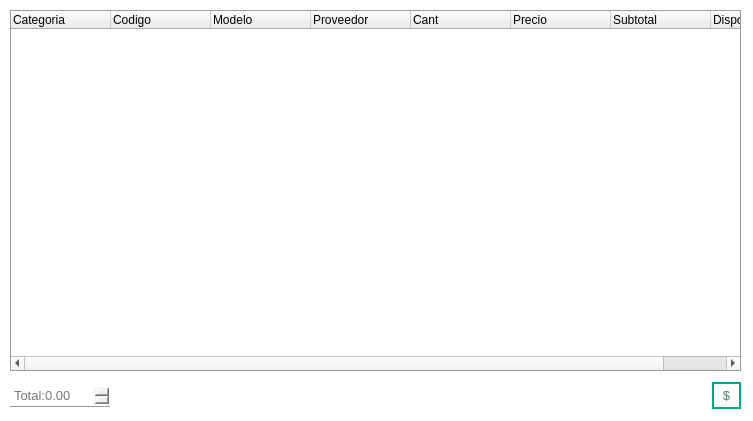
<?xml version="1.0" encoding="UTF-8"?>
<ui version="4.0">
    <class>Dialog</class>
    <widget class="QDialog" name="Dialog" key="0366120810cc6b2d9b47b57e1d2f7cce">
        <property name="geometry">
            <rect>
                <x>0</x>
                <y>0</y>
                <width>753</width>
                <height>421</height>
            </rect>
        </property>
        <property name="windowTitle">
            <string>Carrito</string>
        </property>
        <property name="styleSheet">
            <string notr="true">QMainWindow, QDialog{
                background-color: rgb(255, 255, 255);
                }

                /**** QPushButton (enabled) ****/
                QPushButton
                {
                background-color: rgb(85, 170, 255);
                font: 10pt;
                color: rgb(255, 255, 255);
                padding: 4px 8px;
                border: 2px solid rgb(85, 170, 255);
                border-radius: 8px;
                padding: 5px;
                }

                QPushButton:hover
                {
                background-color: rgb(0, 121, 182);
                border: 2px solid rgb(66, 133, 199);
                }

                QPushButton:pressed
                {
                border:3px solid rgb(66, 133, 199);
                padding: -1px 1px 1px 1px;
                }

                /******* QLabel ***********/
                QLabel{
                color: rgb(120, 120, 120)
                }
                labelHab1:hover{
                color: rgb(120, 0, 0)
                }

                /*******QLineEdit************/
                QTextEdit {
                font: 10pt;
                color: rgb(120, 120, 120);
                border: 1px solid rgb(156, 156, 156);
                border-radius: 0px;
                padding: 2px;
                }
                QLineEdit, QDateEdit, QDoubleSpinBox, QSpinBox{
                font: 10pt;
                color: rgb(120, 120, 120);
                border: 1px solid rgb(156, 156, 156);
                border-radius: 0px;
                padding: 2px;
                border-top: 1px white;
                border-left: 1px white;
                border-right: 1px white;
                }
                /********QComboBox*******/
                QComboBox{
                font: 10pt;
                color: rgb(120, 120, 120);
                border: 1px solid rgb(156, 156, 156);
                padding: 2px;
                selection-background-color: white;
                selection-color: rgb(120, 120, 120);
                border-top: 1px white;
                border-left: 1px white;
                border-right: 1px white;
                }
                QComboBox QAbstractItemView
                {
                background-color: white;
                color:rgb(120, 120, 120);
                padding: 4px;
                border: 1px solid rgb(156, 156, 156);
                border-top: 1px white;
                border-left: 1px white;
                border-right: 1px white;
                }

                QLineEdit:hover, QDateEdit:hover, QDoubleSpinBox:hover, QComboBox:hover
                {
                color: rgb(85, 170, 255);
                border: 1px solid rgb(85, 170, 255);
                border-top: 1px white;
                border-left: 1px white;
                border-right: 1px white;
                }

                QLineEdit:focus, QDateEdit:focus, QDoubleSpinBox:focus, QComboBox:focus
                {
                border-color: rgb(90,200,255);
                border-top: 1px white;
                border-left: 1px white;
                border-right: 1px white;
                }

                QToolTip
                {
                background-color:rgb(85, 170, 255);
                color: white;
                border: 1px solid rgb(85, 170, 255);
                opacity: 50;
                padding: 1px;
                }
                QTabWidget
                {
                background-color: transparent;
                }

                QTabWidget::pane {
                border-top: 1px solid rgb(156, 156, 156);
                border-bottom: 1px solid rgb(156, 156, 156);
                position: absolute;
                top: -0.25em;
                }
                /**** QTabWidget (disabled) ****/
                QTabWidget::pane:disabled
                {
                border-color: rgb(60,60,60);
                }

                QTabWidget::tab-bar {
                alignment: center;
                border: 1px white;
                border-radius: 5px;
                }

                QTreeView
                {
                alternate-background-color: rgb(200,200,200);
                background-color: white;
                border: 1px solid rgb(156, 156, 156);
                font: 10pt;
                color: rgb(120,120,120);
                selection-background-color:rgb(90,200,255);
                selection-color: rgb(156, 156, 156);
                }
                QListView{
                alternate-background-color: rgb(200,200,200);
                background-color: white;
                border: 1px solid rgb(255, 255, 255);
                font: 8pt;
                color: rgb(120,120,120);
                selection-background-color:rgb(90,200,255);
                selection-color: rgb(156, 156, 156);
                }
            </string>
        </property>
        <widget class="QTreeWidget" name="productoTreeWidget">
            <property name="geometry">
                <rect>
                    <x>10</x>
                    <y>10</y>
                    <width>731</width>
                    <height>361</height>
                </rect>
            </property>
            <attribute name="headerDefaultSectionSize">
                <number>100</number>
            </attribute>
            <attribute name="headerStretchLastSection">
                <bool>false</bool>
            </attribute>
            <column>
                <property name="text">
                    <string>Categoria</string>
                </property>
            </column>
            <column>
                <property name="text">
                    <string>Codigo</string>
                </property>
            </column>
            <column>
                <property name="text">
                    <string>Modelo</string>
                </property>
            </column>
            <column>
                <property name="text">
                    <string>Proveedor</string>
                </property>
            </column>
            <column>
                <property name="text">
                    <string>Cant</string>
                </property>
            </column>
            <column>
                <property name="text">
                    <string>Precio</string>
                </property>
            </column>
            <column>
                <property name="text">
                    <string>Subtotal</string>
                </property>
            </column>
            <column>
                <property name="text">
                    <string>Disponible</string>
                </property>
            </column>
        </widget>
        <widget class="QWidget" name="horizontalLayoutWidget_4">
            <property name="geometry">
                <rect>
                    <x>10</x>
                    <y>380</y>
                    <width>731</width>
                    <height>32</height>
                </rect>
            </property>
            <layout class="QHBoxLayout" name="horizontalLayout_4">
                <item>
                    <widget class="QDoubleSpinBox" name="totalDoubleSpinBox">
                        <property name="minimumSize">
                            <size>
                                <width>100</width>
                                <height>0</height>
                            </size>
                        </property>
                        <property name="maximumSize">
                            <size>
                                <width>100</width>
                                <height>16777215</height>
                            </size>
                        </property>
                        <property name="readOnly">
                            <bool>true</bool>
                        </property>
                        <property name="prefix">
                            <string>Total:</string>
                        </property>
                        <property name="maximum">
                            <double>20000.000000000000000</double>
                        </property>
                    </widget>
                </item>
                <item>
                    <spacer name="horizontalSpacer">
                        <property name="orientation">
                            <enum>Qt::Horizontal</enum>
                        </property>
                        <property name="sizeHint" stdset="0">
                            <size>
                                <width>40</width>
                                <height>20</height>
                            </size>
                        </property>
                    </spacer>
                </item>
                <item>
                    <spacer name="horizontalSpacer_2">
                        <property name="orientation">
                            <enum>Qt::Horizontal</enum>
                        </property>
                        <property name="sizeHint" stdset="0">
                            <size>
                                <width>40</width>
                                <height>20</height>
                            </size>
                        </property>
                    </spacer>
                </item>
                <item>
                    <widget class="QPushButton" name="paymentPushButton">
                        <property name="styleSheet">
                            <string notr="true">QPushButton
                                {
                                background-color: white;
                                font: 10pt;
                                color: rgb(67, 136, 101);
                                padding: 4px 8px;
                                border: 2px solid rgb(0, 170, 127);
                                border-bottom-right-radius: 0px;
                                border-bottom-left-radius: 0px;
                                border-top-right-radius: 0px;
                                border-top-left-radius: 0px;
                                }

                                :hover
                                {
                                background-color: rgb(0, 170, 127);
                                color: white;
                                border: 2px solid rgb(120, 200, 29);
                                }

                                :pressed
                                {
                                border:3px solid rgb(255, 255, 255);
                                padding: -1px 1px 1px 1px;
                                }
                            </string>
                        </property>
                        <property name="text">
                            <string>$</string>
                        </property>
                    </widget>
                </item>
            </layout>
        </widget>
    </widget>
    <resources/>
    <connections/>
</ui>
